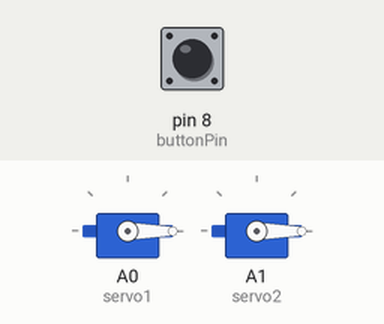
Bench run of a sketch on a simulated Arduino Uno, built with avr-gcc and run on an emulated ATmega328P. On the bench: 2 × servo. The test bench sets the inputs (shaded band); at power-on: pin 8 (buttonPin) LOW.

Above: at 1.2 s.
1.3 s: pin 8 (buttonPin) pulled HIGH for 1 s
At 1.53 s:
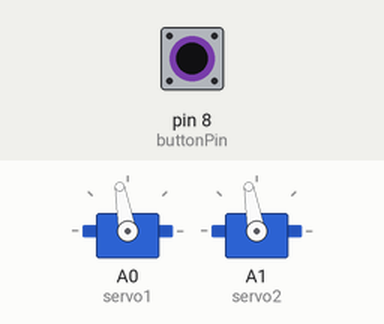
4.3 s: pin 8 (buttonPin) pulled HIGH for 3.2 s
At 8.6 s:
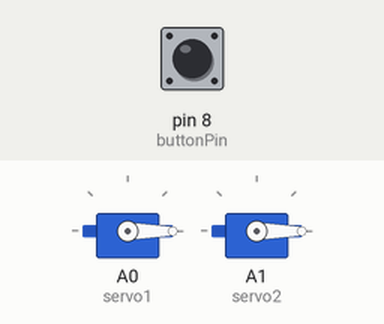
Timing chart, 0 to 10.1 s (numbered marks = the images above; inputs shaded):
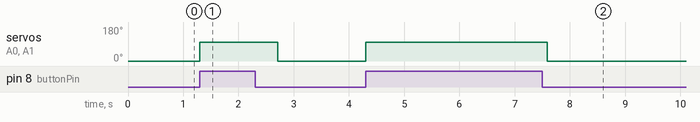

The sketch:

servoOnButtonBasic.ino
```cpp
#include <Servo.h>
int servo1 = A0;
int servo2 = A1;
int buttonPin = 8;

Servo quarterServo;
Servo nickelServo;

void setup() {
  // put your setup code here, to run once:
  pinMode(servo1, OUTPUT);
  pinMode(servo2, OUTPUT);
  quarterServo.attach(servo1);
  nickelServo.attach(servo2);


  pinMode(buttonPin, INPUT);
  Serial.begin(9600);


}

void loop() {
  nickelServo.write(0);
  quarterServo.write(0);
  if(digitalRead(buttonPin) == HIGH){
    quarterServo.write(100);
    nickelServo.write(100);
    delay(470);
    quarterServo.write(0);
    nickelServo.write(0);
  }else {
    // do nothign
  }//else

}
```

Measured:
- after the input at 1.3 s, servo on A0 (servo1), servo on A1 (servo2): 0° → 100° at once, → 0° 1.4 s later
- after the input at 4.3 s, servo on A0 (servo1), servo on A1 (servo2): 0° → 100° at once, → 0° 3.3 s later
